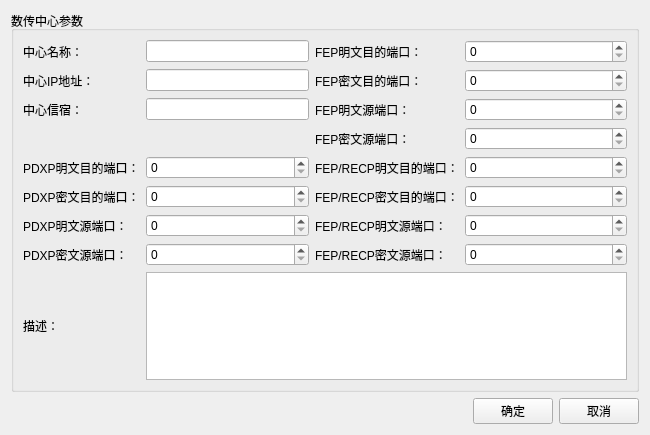
<?xml version="1.0" encoding="UTF-8"?>
<ui version="4.0">
 <class>AddDataTransmissionCenter</class>
 <widget class="QWidget" name="AddDataTransmissionCenter">
  <property name="geometry">
   <rect>
    <x>0</x>
    <y>0</y>
    <width>650</width>
    <height>435</height>
   </rect>
  </property>
  <property name="minimumSize">
   <size>
    <width>650</width>
    <height>435</height>
   </size>
  </property>
  <property name="windowTitle">
   <string>Form</string>
  </property>
  <layout class="QVBoxLayout" name="verticalLayout_2">
   <item>
    <widget class="QGroupBox" name="groupBox">
     <property name="title">
      <string>数传中心参数</string>
     </property>
     <layout class="QVBoxLayout" name="verticalLayout">
      <item>
       <layout class="QGridLayout" name="gridLayout" columnstretch="0,1,0,1">
        <item row="0" column="0">
         <widget class="QLabel" name="label">
          <property name="text">
           <string>中心名称：</string>
          </property>
         </widget>
        </item>
        <item row="0" column="1">
         <widget class="QLineEdit" name="centerName">
          <property name="maxLength">
           <number>40</number>
          </property>
         </widget>
        </item>
        <item row="0" column="2">
         <widget class="QLabel" name="label_8">
          <property name="text">
           <string>FEP明文目的端口：</string>
          </property>
         </widget>
        </item>
        <item row="0" column="3">
         <widget class="QSpinBox" name="plaintextDestPortFep"/>
        </item>
        <item row="1" column="0">
         <widget class="QLabel" name="label_2">
          <property name="text">
           <string>中心IP地址：</string>
          </property>
         </widget>
        </item>
        <item row="1" column="1">
         <widget class="QLineEdit" name="centerIP"/>
        </item>
        <item row="1" column="2">
         <widget class="QLabel" name="label_9">
          <property name="text">
           <string>FEP密文目的端口：</string>
          </property>
         </widget>
        </item>
        <item row="1" column="3">
         <widget class="QSpinBox" name="ciphertextDestPortFep"/>
        </item>
        <item row="2" column="0">
         <widget class="QLabel" name="label_3">
          <property name="text">
           <string>中心信宿：</string>
          </property>
         </widget>
        </item>
        <item row="2" column="1">
         <widget class="QLineEdit" name="centerXS"/>
        </item>
        <item row="2" column="2">
         <widget class="QLabel" name="label_10">
          <property name="text">
           <string>FEP明文源端口：</string>
          </property>
         </widget>
        </item>
        <item row="2" column="3">
         <widget class="QSpinBox" name="plaintextSrcPortFep"/>
        </item>
        <item row="3" column="2">
         <widget class="QLabel" name="label_11">
          <property name="text">
           <string>FEP密文源端口：</string>
          </property>
         </widget>
        </item>
        <item row="3" column="3">
         <widget class="QSpinBox" name="ciphertextSrcPortFep"/>
        </item>
        <item row="4" column="0">
         <widget class="QLabel" name="label_4">
          <property name="text">
           <string>PDXP明文目的端口：</string>
          </property>
         </widget>
        </item>
        <item row="4" column="1">
         <widget class="QSpinBox" name="plaintextDestPortPDXP"/>
        </item>
        <item row="4" column="2">
         <widget class="QLabel" name="label_12">
          <property name="text">
           <string>FEP/RECP明文目的端口：</string>
          </property>
         </widget>
        </item>
        <item row="4" column="3">
         <widget class="QSpinBox" name="plaintextDestPortFepRECP"/>
        </item>
        <item row="5" column="0">
         <widget class="QLabel" name="label_5">
          <property name="text">
           <string>PDXP密文目的端口：</string>
          </property>
         </widget>
        </item>
        <item row="5" column="1">
         <widget class="QSpinBox" name="ciphertextDestPortPDXP"/>
        </item>
        <item row="5" column="2">
         <widget class="QLabel" name="label_13">
          <property name="text">
           <string>FEP/RECP密文目的端口：</string>
          </property>
         </widget>
        </item>
        <item row="5" column="3">
         <widget class="QSpinBox" name="ciphertextDestPortFepRECP"/>
        </item>
        <item row="6" column="0">
         <widget class="QLabel" name="label_6">
          <property name="text">
           <string>PDXP明文源端口：</string>
          </property>
         </widget>
        </item>
        <item row="6" column="1">
         <widget class="QSpinBox" name="plaintextSrcPortPDXP"/>
        </item>
        <item row="6" column="2">
         <widget class="QLabel" name="label_14">
          <property name="text">
           <string>FEP/RECP明文源端口：</string>
          </property>
         </widget>
        </item>
        <item row="6" column="3">
         <widget class="QSpinBox" name="plaintextSrcPortFepRECP"/>
        </item>
        <item row="7" column="0">
         <widget class="QLabel" name="label_7">
          <property name="text">
           <string>PDXP密文源端口：</string>
          </property>
         </widget>
        </item>
        <item row="7" column="1">
         <widget class="QSpinBox" name="ciphertextSrcPortPDXP"/>
        </item>
        <item row="7" column="2">
         <widget class="QLabel" name="label_15">
          <property name="text">
           <string>FEP/RECP密文源端口：</string>
          </property>
         </widget>
        </item>
        <item row="7" column="3">
         <widget class="QSpinBox" name="ciphertextSrcPortFepRECP"/>
        </item>
        <item row="8" column="0">
         <widget class="QLabel" name="label_16">
          <property name="text">
           <string>描述：</string>
          </property>
         </widget>
        </item>
        <item row="8" column="1" colspan="3">
         <widget class="QPlainTextEdit" name="desc"/>
        </item>
       </layout>
      </item>
     </layout>
    </widget>
   </item>
   <item>
    <layout class="QHBoxLayout" name="horizontalLayout">
     <item>
      <spacer name="horizontalSpacer">
       <property name="orientation">
        <enum>Qt::Horizontal</enum>
       </property>
       <property name="sizeHint" stdset="0">
        <size>
         <width>40</width>
         <height>20</height>
        </size>
       </property>
      </spacer>
     </item>
     <item>
      <widget class="QPushButton" name="confirmBtn">
       <property name="text">
        <string>确定</string>
       </property>
      </widget>
     </item>
     <item>
      <widget class="QPushButton" name="cancelBtn">
       <property name="text">
        <string>取消</string>
       </property>
      </widget>
     </item>
    </layout>
   </item>
  </layout>
 </widget>
 <resources/>
 <connections/>
</ui>
